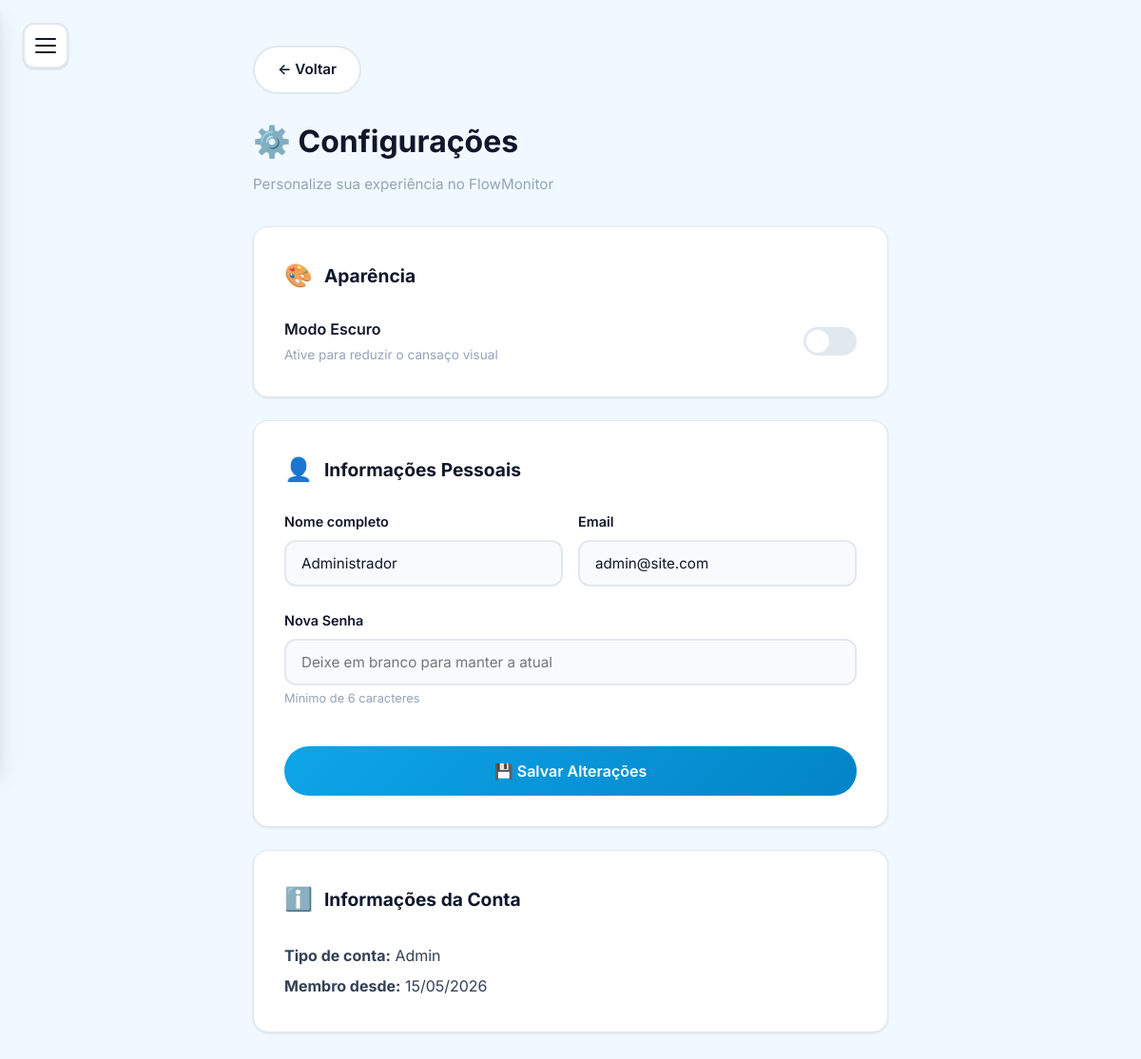
/configuracoes.php (signed in), run on the app's committed database.
### tables this page shows
CREATE TABLE `usuario` (
  `id` int(11) NOT NULL,
  `nome` varchar(150) DEFAULT NULL,
  `email` varchar(150) DEFAULT NULL,
  `telefone` varchar(20) DEFAULT NULL,
  `senha` varchar(255) NOT NULL,
  `foto` varchar(255) DEFAULT 'default-avatar.png',
  `nivel_acesso` enum('cliente','funcionario','admin') DEFAULT 'cliente',
  `tema` enum('claro','escuro') DEFAULT 'claro',
  `email_verificado` tinyint(1) DEFAULT 0,
  `codigo_verificacao` varchar(6) DEFAULT NULL,
  `codigo_recuperacao` varchar(6) DEFAULT NULL,
  `expiracao_codigo` datetime DEFAULT NULL,
  `criado_em` timestamp NOT NULL DEFAULT current_timestamp()
);

### configuracoes.php (the view, shortened to what this page needs)
<?php
require_once 'php/functions.php';
$stmt = $pdo->prepare("SELECT * FROM usuario WHERE id = ?");
$stmt->execute([$_SESSION['usuario_id']]);
$usuario = $stmt->fetch(PDO::FETCH_ASSOC);
?>
<!DOCTYPE html>
<html lang="pt-BR" data-theme="<?php echo $_SESSION['tema'] ?? 'light'; ?>">
<head>
    <link rel="stylesheet" href="css/style.css">
    <link rel="stylesheet" href="css/config.css">
    </head>
<body>
    <button class="menu-toggle">
        <span></span>
        <span></span>
        <span></span>
    </button>
    <main class="main-content">
        <div class="settings-page">
            <div class="settings-header">
                <a href="minha-conta.php" class="back-btn" style="margin-bottom: 1.5rem;">
                    ← Voltar
                </a>
                <h1>⚙️ Configurações</h1>
                <p>Personalize sua experiência no FlowMonitor</p>
            </div>
            <div class="setting-card">
                <h3>
                    <span class="icon">🎨</span> Aparência
                </h3>
                <div class="toggle-row">
                    <div class="toggle-label">
                        <span>Modo Escuro</span>
                        <span>Ative para reduzir o cansaço visual</span>
                    </div>
                    <label class="toggle-switch">
                        <span class="toggle-slider"></span>
                    </label>
                </div>
            </div>
            <div class="setting-card">
                <h3>
                    <span class="icon">👤</span> Informações Pessoais
                </h3>
                <form method="POST" action="configuracoes.php">
                    <div class="form-row">
                        <div class="form-group">
                            <label>Nome completo</label>
                            <input type="text" name="nome" value="<?php echo htmlspecialchars($usuario['nome'] ?? ''); ?>"
                                   required placeholder="Seu nome">
                        </div>
                        <div class="form-group">
                            <label>Email</label>
                            <input type="email" name="email" value="<?php echo htmlspecialchars($usuario['email'] ?? ''); ?>"
                                   required placeholder="seu@email.com">
                        </div>
                    </div>
                    <div class="form-group">
                        <label>Nova Senha</label>
                        <input type="password" name="senha" placeholder="Deixe em branco para manter a atual" minlength="6">
                        <span style="font-size: 0.8rem; color: var(--text-muted); display: block; margin-top: 0.25rem;">
                            Mínimo de 6 caracteres
                        </span>
                    </div>
                    <button type="submit" class="btn-save">
                        💾 Salvar Alterações
                    </button>
                </form>
            </div>
            <div class="setting-card">
                <h3>
                    <span class="icon">ℹ️</span> Informações da Conta
                </h3>
                <div style="color: var(--text-secondary); line-height: 2;">
                    <div><strong>Tipo de conta:</strong> <?php echo ucfirst($usuario['nivel_acesso'] ?? 'Cliente'); ?></div>
                    <div><strong>Membro desde:</strong> <?php echo date('d/m/Y', strtotime($usuario['criado_em'] ?? 'now')); ?></div>
                </div>
            </div>
        </div>
    </main>
</body>
</html>

### css/style.css (style rules this page uses)
:root { --primary: #0ea5e9; --primary-light: #38bdf8; --primary-dark: #0284c7; --secondary: #06b6d4; --accent: #22d3ee; --success: #10b981; --success-light: #d1fae5; --warning: #f59e0b; --warning-light: #fef3c7; --danger: #ef4444; --danger-light: #fee2e2; --info: #3b82f6; --info-light: #dbeafe; --bg-primary: #f0f9ff; --bg-secondary: #ffffff; --bg-tertiary: #f8fafc; --bg-hover: #e0f2fe; --text-primary: #0f172a; --text-secondary: #334155; --text-tertiary: #64748b; --text-muted: #94a3b8; --border-color: #e2e8f0; --border-light: #f1f5f9; --shadow-sm: 0 1px 2px rgba(0, 0, 0, 0.05); --shadow: 0 1px 3px rgba(0, 0, 0, 0.1), 0 1px 2px rgba(0, 0, 0, 0.06); --shadow-md: 0 4px 6px rgba(0, 0, 0, 0.07), 0 2px 4px rgba(0, 0, 0, 0.06); --shadow-lg: 0 10px 15px rgba(0, 0, 0, 0.1), 0 4px 6px rgba(0, 0, 0, 0.05); --shadow-xl: 0 20px 25px rgba(0, 0, 0, 0.1), 0 10px 10px rgba(0, 0, 0, 0.04); --radius-sm: 8px; --radius: 12px; --radius-lg: 16px; --radius-xl: 24px; --radius-full: 9999px; --transition: all 0.3s cubic-bezier(0.4, 0, 0.2, 1); --transition-fast: all 0.15s ease; --transition-slow: all 0.5s cubic-bezier(0.4, 0, 0.2, 1); }
* { margin: 0; padding: 0; box-sizing: border-box; }
html { scroll-behavior: smooth; }
body { font-family: 'Inter', -apple-system, BlinkMacSystemFont, 'Segoe UI', sans-serif; background: var(--bg-primary); color: var(--text-primary); line-height: 1.6; overflow-x: hidden; transition: background 0.3s ease, color 0.3s ease; min-height: 100vh; }
a { color: inherit; text-decoration: none; }
button { cursor: pointer; font-family: inherit; }
.main-content { flex: 1; padding: 2rem; transition: var(--transition); width: 100%; }
.menu-toggle { position: fixed; top: 1.5rem; left: 1.5rem; z-index: 1001; width: 48px; height: 48px; background: var(--bg-secondary); border: 2px solid var(--border-color); border-radius: var(--radius); display: flex; flex-direction: column; justify-content: center; align-items: center; gap: 5px; cursor: pointer; transition: var(--transition); box-shadow: var(--shadow); }
.menu-toggle span { display: block; width: 22px; height: 2px; background: var(--text-primary); transition: var(--transition); border-radius: 2px; }
.back-btn { display: inline-flex; align-items: center; gap: 0.5rem; padding: 0.7rem 1.5rem; background: var(--bg-secondary); border: 2px solid var(--border-color); border-radius: var(--radius-full); color: var(--text-primary); font-weight: 600; cursor: pointer; transition: var(--transition); text-decoration: none; font-size: 0.95rem; }
.form-group { margin-bottom: 1.5rem; }
.form-group label { display: block; margin-bottom: 0.5rem; font-weight: 600; color: var(--text-primary); font-size: 0.9rem; }
.form-group input, .form-group select, .form-group textarea { width: 100%; padding: 0.8rem 1rem; border: 2px solid var(--border-color); border-radius: var(--radius); font-size: 0.95rem; transition: var(--transition-fast); background: var(--bg-tertiary); color: var(--text-primary); font-family: inherit; }

### data on the page
usuario: nome "Administrador", email "admin@site.com", nivel_acesso "Admin", criado_em "15/05/2026"
